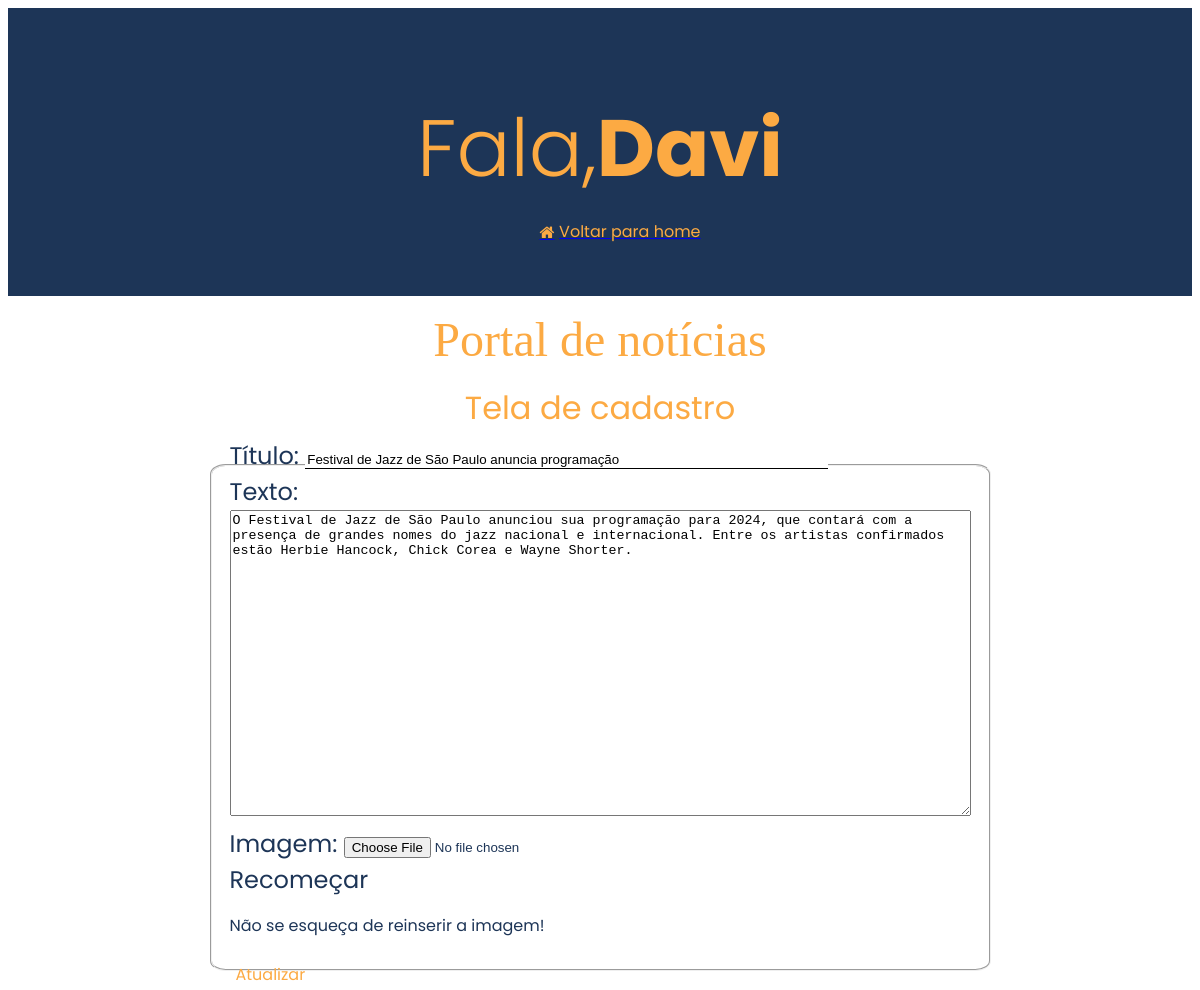
Page /pages/news/newsedit.php?id_artigo=19 (signed in) on the committed database.
### tables this page shows
CREATE TABLE `artigos` (
  `id` int(11) NOT NULL,
  `titulo` varchar(100) NOT NULL,
  `autor` varchar(30) NOT NULL,
  `texto` text NOT NULL,
  `path_img` varchar(255) NOT NULL,
  `data` date NOT NULL,
  `usuario_id` int(11) NOT NULL
);

### controllers/editar_artigo.php (called while the page is built, shortened)
<?php
    require_once "../../assets/db/connect.php";
    if(isset($_GET['id_artigo'])){
        $result_artigo = mysqli_query($conexao, "SELECT * FROM `artigos` WHERE `id` = " . $_GET['id_artigo']);
        $numero_result = mysqli_num_rows($result_artigo);
        if($numero_result == 1){
            $edit_artigo = mysqli_fetch_array($result_artigo);
        }
    }
                    ?>

### pages/news/newsedit.php (the view, shortened to what this page needs)
<?php
    require_once "../../controllers/editar_artigo.php";
?>
<!DOCTYPE html>
<html lang="en">
<head>
    <link rel="stylesheet" href="../news/css/newscrud.css">
    <link rel="stylesheet" href="https://cdnjs.cloudflare.com/ajax/libs/font-awesome/4.7.0/css/font-awesome.min.css">
    <link href="https://unpkg.com/boxicons@2.1.2/css/boxicons.min.css" rel="stylesheet" />
</head>
<body>
    <div class="title">
        <div class="hero">
            <h1>Fala, <strong><?php echo $_SESSION['nome']; ?></strong> </h1>
            <ul class="icons">
                <a href="../home/index.php" target="_blank"><i class="fa fa-home"
                        style="color: #fcaa43; justify-content: center; align-items: center; display: flex;"><span
                            style="font-family: Poppins, serif; margin-left: 0.3rem;"> Voltar para home</span></i></a>
        </div><br><br><br>
        <p><span style="font-family: Grafite;"> Portal de notícias</span></p><br>
        <p style="font-size: 2rem; margin-top: -4rem;">Tela de cadastro</p>
    </div>
    <div class="container">
        <fieldset>
            <form enctype="multipart/form-data" action="" method="POST">
                Título: <input style="border:none; border-bottom: 1px solid black; width: 70%; outline: none;"
                    type="text" name="n_titulo" id="n_titulo" maxlength="100" value="<?php echo $edit_artigo[1]; ?>"><br>
                Texto: <br><textarea name="n_texto" id="n_texto" cols="90" rows="20" maxlength="3000"
                ><?php echo $edit_artigo[3]; ?></textarea><br>
                Imagem: <input type="file" name="n_img"><br>
                <a onclick="remover()">Recomeçar</a><br>
                <p style="font-size: 16px;">Não se esqueça de reinserir a imagem!</p>
                <button
                    style="font-family: Poppins, serif; color: #fcaa43; background-color: transparent; border: none; font-size: 1rem;"
                    type="submit" onclick="return confirm('Tem certeza que editar essa artigo?')">Atualizar</button>
            </form>
        </fieldset>
    </div>
</body>
</html>

### pages/news/css/newscrud.css (style rules this page uses)
body { font-family: Poppins, serif; font-size: 1rem; line-height: 1.5; background-color: #fff; }
.title h1 { color: #fcaa43; justify-content: center; align-items: center; display: flex; font-size: 5rem; }
.title p { color: #fcaa43; justify-content: center; align-items: center; display: flex; font-size: 3rem; margin-top: -4rem; }
.container { justify-content: center; align-items: center; display: flex; font-size: 1.5rem; }
.container fieldset { width: 7rem; height: 30rem; justify-content: center; align-items: center; display: flex; color: #1d3557; }
fieldset { color: black; border-radius: 2%; }
.hero { width: 100%; height: 18rem; background: #1d3557; display: table; }
h1 { color: #1d3557; text-align: center; margin: 0; padding: 0; display: table-cell; vertical-align: middle; text-align: center; color: #fff; font-weight: 300; margin-top: 5rem; }

### rows in the picture
artigos: n_titulo "Festival de Jazz de São Paulo anuncia programação", n_texto "O Festival de Jazz de São Paulo anunciou sua programação para 2024, que contará com a presença de grandes nomes do jazz nacional e internacional. Entre os artistas confirmados estão Herbie Hancock, Chick Corea e Wayne Shorter."

### other values in the picture
$_SESSION['nome'] "Davi"
